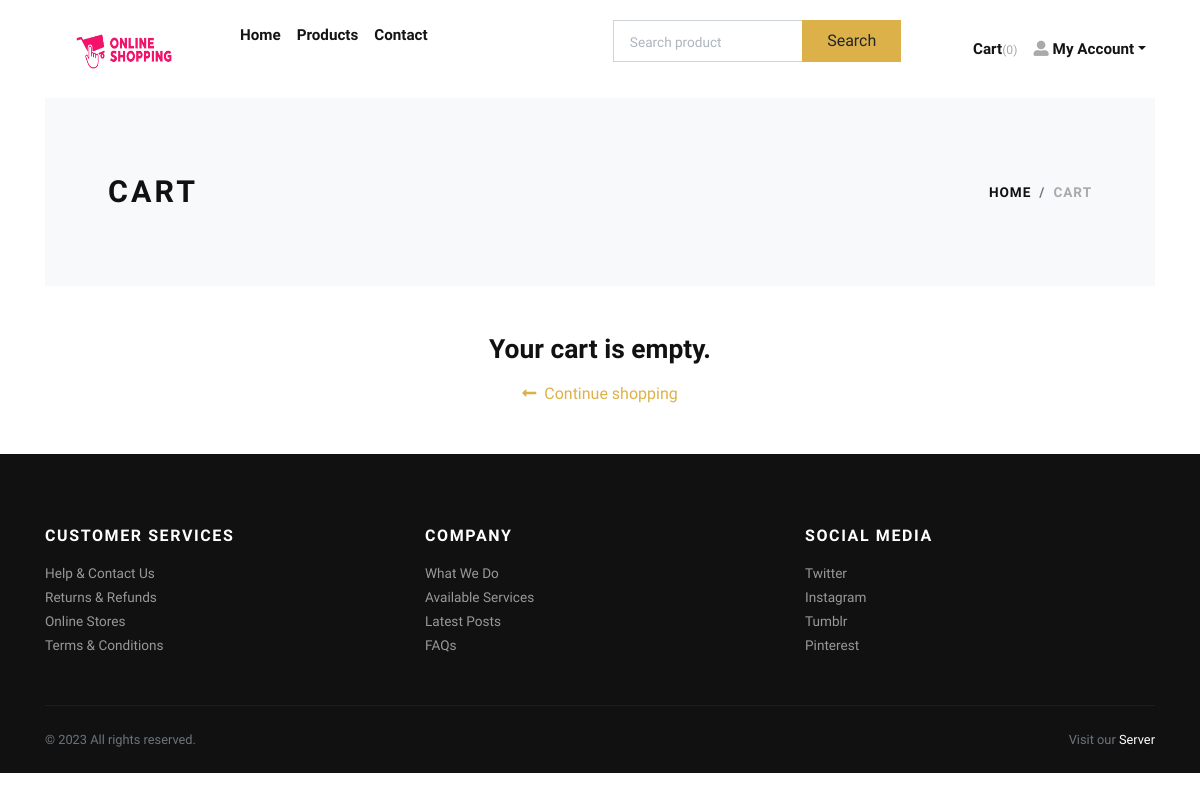
The page /cart/ (signed in) on the database as committed earlier.
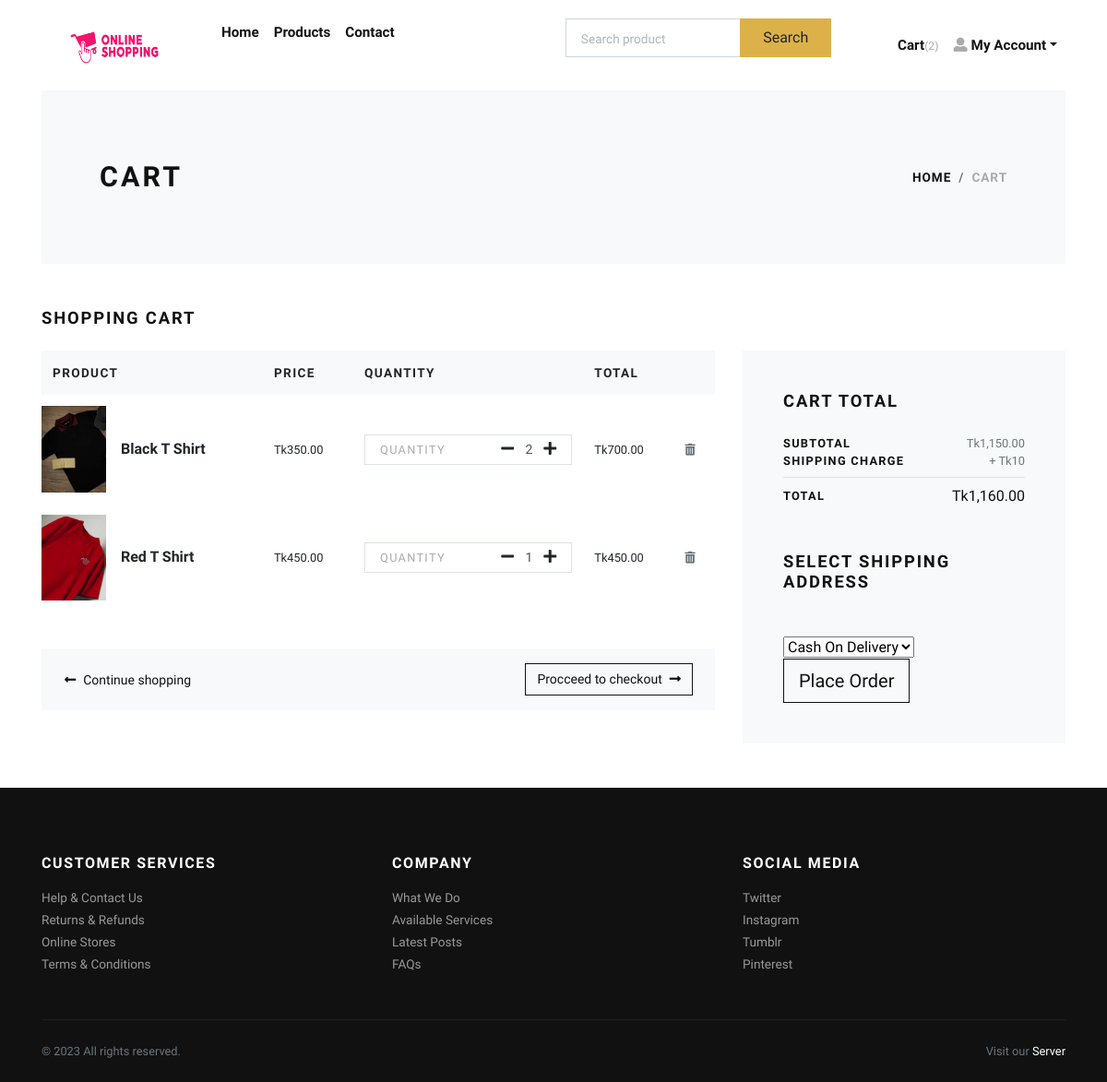
The same page on the database as committed later.
### store/models.py (models this page shows, shortened)
class Cart(models.Model):
    user = models.ForeignKey(
        User, verbose_name="User", related_name="carts", on_delete=models.CASCADE
    )
    product = models.ForeignKey(
        Product, verbose_name="Product", on_delete=models.CASCADE
    )
    quantity = models.PositiveIntegerField(default=1, verbose_name="Quantity")
    created_at = models.DateTimeField(auto_now_add=True, verbose_name="Created Date")
    updated_at = models.DateTimeField(auto_now=True, verbose_name="Updated Date")
    @property
    def total_price(self):
        return self.quantity * self.product.price

class Product(models.Model):
    title = models.CharField(max_length=150, verbose_name="Product Title")
    slug = models.SlugField(max_length=160, verbose_name="Product Slug")
    sku = models.CharField(
        max_length=255, unique=True, verbose_name="Unique Product ID (SKU)"
    )
    short_description = models.TextField(verbose_name="Short Description")
    detail_description = models.TextField(
        blank=True, null=True, verbose_name="Detail Description"
    )
    product_image = models.ImageField(
        upload_to="product", blank=True, null=True, verbose_name="Product Image"
    )
    price = models.DecimalField(max_digits=8, decimal_places=2)
    category = models.ForeignKey(
        Category, verbose_name="Product Categoy", on_delete=models.CASCADE
    )
    is_active = models.BooleanField(verbose_name="Is Active?")
    is_featured = models.BooleanField(verbose_name="Is Featured?")
    created_at = models.DateTimeField(auto_now_add=True, verbose_name="Created Date")
    updated_at = models.DateTimeField(auto_now=True, verbose_name="Updated Date")
    class Meta:
        verbose_name_plural = "Products"
        ordering = ("-created_at",)

### store/views.py (the view)
# urls.py: path('cart/', views.cart, name="cart"),
@login_required
def cart(request):
    user = request.user
    cart_products = Cart.objects.filter(user=user)
    amount = decimal.Decimal(0)
    shipping_amount = decimal.Decimal(10)
    cp = [p for p in Cart.objects.all() if p.user == user]
    if cp:
        for p in cp:
            temp_amount = p.quantity * p.product.price
            amount += temp_amount
    addresses = Address.objects.filter(user=user)
    context = {
        "cart_products": cart_products,
        "amount": amount,
        "shipping_amount": shipping_amount,
        "total_amount": amount + shipping_amount,
        "addresses": addresses,
    }
    return render(request, "store/cart.html", context)

### templates/store/cart.html (shortened to what this page needs)
{% extends 'base.html' %}
{% load static %}
{% load humanize %}
    {% block content %}
      <div class="container">
        <section class="py-5 bg-light">
          <div class="container">
            <div class="row px-4 px-lg-5 py-lg-4 align-items-center">
              <div class="col-lg-6">
                <h1 class="h2 text-uppercase mb-0">Cart</h1>
              </div>
              <div class="col-lg-6 text-lg-right">
                <nav aria-label="breadcrumb">
                  <ol class="breadcrumb justify-content-lg-end mb-0 px-0">
                    <li class="breadcrumb-item"><a href="index.html">Home</a></li>
                    <li class="breadcrumb-item active" aria-current="page">Cart</li>
                  </ol>
                </nav>
              </div>
            </div>
          </div>
        </section>
        {% if cart_products %}
        <section class="py-5 cart_section">
          <h2 class="h5 text-uppercase mb-4">Shopping cart</h2>
          <div class="row">
            <div class="col-lg-8 mb-4 mb-lg-0">
              <div class="table-responsive mb-4">
                <table class="table">
                  <thead class="bg-light">
                    <tr>
                      <th class="border-0" scope="col"> <strong class="text-small text-uppercase">Product</strong></th>
                      <th class="border-0" scope="col"> <strong class="text-small text-uppercase">Price</strong></th>
                      <th class="border-0" scope="col"> <strong class="text-small text-uppercase">Quantity</strong></th>
                      <th class="border-0" scope="col"> <strong class="text-small text-uppercase">Total</strong></th>
                      <th class="border-0" scope="col"> </th>
                    </tr>
                  </thead>
                  <tbody>
                    {% for cart_product in cart_products %}
                    <tr class="cart_product{{cart_product.id}} cart_count">
                      <th class="pl-0 border-0" scope="row">
                        <div class="media align-items-center">
                          {% if cart_product.product.product_image %}
                            <a class="reset-anchor d-block animsition-link" href="{% url 'store:product-detail' cart_product.product.slug %}"><img src="{{cart_product.product.product_image.url}}" alt="{{cart_product.product.title}}" width="70"/></a>
                          {% else %}
                            <a class="reset-anchor d-block animsition-link" href="{% url 'store:product-detail' cart_product.product.slug %}"><img src="{% static 'img/product-detail-3.jpg' %}" alt="{{cart_product.product.title}}" width="70"/></a>
                          {% endif %}
                          <div class="media-body ml-3"><strong class="h6"><a class="reset-anchor animsition-link" href="{% url 'store:product-detail' cart_product.product.slug %}">{{cart_product.product.title}}</a></strong></div>
                        </div>
                      </th>
                      <td class="align-middle border-0">
                        <p class="mb-0 small">Tk{{cart_product.product.price}}</p>
                      </td>
                      <td class="align-middle border-0">
                        <div class="border d-flex align-items-center justify-content-between px-3"><span class="small text-uppercase text-gray headings-font-family">Quantity</span>
                          <div class="quantity">
                            <a class="dec-btn p-0 ml-2 minus-btn in_dec_btn" data-cart-id="{{ cart_product.id }}" >
                              <i class="fas fa-minus"></i>
                            </a>
                            <input class="form-control form-control-sm border-0 shadow-0 p-0 item-quantity" id="quantity-{{ cart_product.id }}" type="text" value="{{cart_product.quantity}}"/>
                            <a class="inc-btn p-0 plus-btn in_dec_btn" data-cart-id="{{ cart_product.id }}">
                              <i class="fas fa-plus"></i>
                            </a>
                          </div>
                        </div>
                      </td>
                      <td class="align-middle border-0">
                        <p class="mb-0 small total_item_price{{cart_product.id}}">Tk{{cart_product.total_price|intcomma}}</p>
                      </td>
                      <td class="align-middle border-0"><a class="reset-anchor" href="{% url 'store:remove-cart' cart_product.id %}"><i class="fas fa-trash-alt small text-muted"></i></a></td>
                    </tr>
                    {% endfor %}
                  </tbody>
                </table>
              </div>
              <div class="bg-light px-4 py-3">
                <div class="row align-items-center text-center">
                  <div class="col-md-6 mb-3 mb-md-0 text-md-left"><a class="btn btn-link p-0 text-dark btn-sm" href="{% url 'store:home' %}"><i class="fas fa-long-arrow-alt-left mr-2"> </i>Continue shopping</a></div>
                  <div class="col-md-6 text-md-right"><a class="btn btn-outline-dark btn-sm" href="{% url 'store:checkout' %}">Procceed to checkout<i class="fas fa-long-arrow-alt-right ml-2"></i></a></div>
                </div>
              </div>
            </div>
            <div class="col-lg-4">
              <div class="card border-0 rounded-0 p-lg-4 bg-light">
                <div class="card-body">
                  <h5 class="text-uppercase mb-4">Cart total</h5>
                  <ul class="list-unstyled mb-0">
                    <li class="d-flex align-items-center justify-content-between"><strong class="text-uppercase small font-weight-bold">Subtotal</strong><span class="text-muted small subtotal">Tk{{amount|intcomma}}</span></li>
                    <li class="d-flex align-items-center justify-content-between"><strong class="text-uppercase small font-weight-bold">Shipping Charge</strong><span class="text-muted small">+ Tk{{shipping_amount}}</span></li>
                    <li class="border-bottom my-2"></li>
                    <li class="d-flex align-items-center justify-content-between mb-4"><strong class="text-uppercase small font-weight-bold">Total</strong><span class="total_price_with_shipping">Tk{{total_amount|intcomma}}</span></li>
                  </ul>
                  <h5 class="text-uppercase my-5">Select Shipping Address</h5>
                  <form action="{% url 'store:checkout' %}" id="myform">
                    <select name="paymenttype">
                      <option value="cash">Cash On Delivery</option>
                    </select>
                    <button type="submit" class="btn btn-dark btn-lg btn-outline-dark" type="submit"> Place Order</button>
                  </form>
                </div>
              </div>
            </div>
          </div>
        </section>
        {% else %}
          <div class="text-center py-5">
            <h3 class="mb-3">Your cart is empty.</h3>
            <a href="{% url 'store:home' %}"><i class="fas fa-long-arrow-alt-left mr-2"> </i>Continue shopping</a>
          </div>
        {% endif %}
      </div>
      {% endblock content %}

### templates/base.html (shortened to what this page needs)
{% load static %}
<!DOCTYPE html>
<html>
  <head>
    <link rel="stylesheet" href="{% static 'vendor/bootstrap/css/bootstrap.min.css' %}">
    <link rel="stylesheet" href="{% static 'vendor/lightbox2/css/lightbox.min.css' %}">
    <link rel="stylesheet" href="{% static 'vendor/nouislider/nouislider.min.css' %}">
    <link rel="stylesheet" href="{% static 'vendor/bootstrap-select/css/bootstrap-select.min.css' %}">
    <link rel="stylesheet" href="{% static 'vendor/owl.carousel2/assets/owl.carousel.min.css' %}">
    <link rel="stylesheet" href="{% static 'vendor/owl.carousel2/assets/owl.theme.default.css' %}">
    <link rel="stylesheet" href="{% static 'css/style.default.css' %}" id="theme-stylesheet">
    <link rel="stylesheet" href="{% static 'css/custom.css' %}">
      </head>
  <body>
    <div class="page-holder">
      {% include 'navbar.html' %}
      {% block content %}
      {% endblock content %}
      {% include 'footer.html' %}
      {% include 'scripts.html' %}

### templates/navbar.html (shortened to what this page needs)
{% load static %}
      <header class="header bg-white">
        <div class="container px-0 px-lg-3">
          <nav class="navbar navbar-expand-lg navbar-light py-3 px-lg-0"><a class="navbar-brand" href="{% url 'store:home' %}"></a>
            <div class="collapse navbar-collapse" id="navbarSupportedContent">
              <ul class="navbar-nav mr-auto">
                <li class="nav-item">
                  <a class="nav-link" href="{% url 'store:home' %}" style="font-size: 20px; margin-right: 40px;">
                      <img src="{% static 'img/shopping.jpg' %}" alt="Shopping" style="vertical-align: middle; margin-left: 10px; width: 120px; height: 50px;">
                  </a>
              </li>
                <li class="nav-item">
                  <a class="nav-link" href="{% url 'store:home' %}">Home</a>
                </li>
                <li class="nav-item">
                  <a class="nav-link" href="{% url 'store:all_products' %}">Products</a>
                </li>
                <li class="nav-item">
                  <a class="nav-link" href="#footer">Contact</a>
                </li>
                <div class="col-lg-9 order-1 order-lg-2 mb-5 mb-lg-0">
                </ul>
                <div class="row mb-3 align-items-center"> </ul>
                  <div class="col-lg-10 mb-2 mb-lg-0">
                    <form method="GET" action="{% url 'store:all_products' %}">
                      <div class="input-group">
                        <input class="form-control form-control-lg py-3" type="text" placeholder="Search product" name="search">
                        <div class="input-group-append">
                          <button class="btn btn-primary" type="submit">Search</button>
                        </div>
                      </div>
                    </form>
                  </div>
                </div>
              </div>
              <ul class="navbar-nav ml-auto">
                {% if request.user.is_authenticated %}
                  <li class="nav-item">
                      <a class="nav-link" href="{% url 'store:cart' %}">
                          Cart<small class="text-gray cart_of_user">({{cart_items.count}})</small>
                      </a>
                  </li>
                  <li class="nav-item dropdown"><a class="nav-link dropdown-toggle" id="pagesDropdown" href="#" data-toggle="dropdown" aria-haspopup="true" aria-expanded="false"><i class="fas fa-user-alt mr-1 text-gray"></i>My Account</a></a>
                </li>
                {% else %}
                  <li class="nav-item"><a class="nav-link" href="{% url 'store:login' %}">Login</a></li>
                  <li class="nav-item"><a class="nav-link" href="{% url 'store:register' %}">Create Account</a></li>
                {% endif %}
              </ul>
            </div>
        </div>

### templates/footer.html
<footer id="footer" class="bg-dark text-white">
        <div class="container py-4">
          <div class="row py-5">
            <div class="col-md-4 mb-3 mb-md-0">
              <h6 class="text-uppercase mb-3">Customer services</h6>
              <ul class="list-unstyled mb-0">
                <li><a class="footer-link" href="#">Help &amp; Contact Us</a></li>
                <li><a class="footer-link" href="#">Returns &amp; Refunds</a></li>
                <li><a class="footer-link" href="#">Online Stores</a></li>
                <li><a class="footer-link" href="#">Terms &amp; Conditions</a></li>
              </ul>
            </div>
            <div class="col-md-4 mb-3 mb-md-0">
              <h6 class="text-uppercase mb-3">Company</h6>
              <ul class="list-unstyled mb-0">
                <li><a class="footer-link" href="#">What We Do</a></li>
                <li><a class="footer-link" href="#">Available Services</a></li>
                <li><a class="footer-link" href="#">Latest Posts</a></li>
                <li><a class="footer-link" href="#">FAQs</a></li>
              </ul>
            </div>
            <div class="col-md-4">
              <h6 class="text-uppercase mb-3">Social media</h6>
              <ul class="list-unstyled mb-0">
                <li><a class="footer-link" href="#">Twitter</a></li>
                <li><a class="footer-link" href="#">Instagram</a></li>
                <li><a class="footer-link" href="#">Tumblr</a></li>
                <li><a class="footer-link" href="#">Pinterest</a></li>
              </ul>
            </div>
          </div>
          <div class="border-top pt-4" style="border-color: #1d1d1d !important">
            <div class="row">
              <div class="col-lg-6">
                <p class="small text-muted mb-0">&copy; 2023 All rights reserved.</p>
              </div>
              <div class="col-lg-6 text-lg-right">
                <p class="small text-muted mb-0">Visit our <a class="text-white reset-anchor" href="http://127.0.0.1:8000/admin/" target="_blank">Server</a></p>
              </div>
            </div>
          </div>
        </div>
      </footer>

### templates/scripts.html (shortened to what this page needs)
{% load static %}
      <link rel="stylesheet" href="https://use.fontawesome.com/releases/v5.7.1/css/all.css">
  </body>
</html>

Rows that differ between the two databases and show on the page:
added Cart: product.product_image (picture), product "Black T Shirt", product.price "350.00", quantity "2", total_price "700.00"
added Cart: product.product_image (picture), product "Red T Shirt", product.price "450.00", quantity "1", total_price "450.00"
Other text that changed with them:
{{ cart_items.count }}: "0" → "2"
{{ amount|intcomma }}: (not shown) → "1,150.00"
{{ shipping_amount }}: (not shown) → "10"
{{ total_amount|intcomma }}: (not shown) → "1,160.00"
form field paymenttype: (not shown) → "Cash On Delivery"
text no longer shown: "Your cart is empty."
text now shown: "SHOPPING CART PRODUCT PRICE QUANTITY TOTAL Procceed to checkout CART TOTAL SUBTOTAL Tk SHIPPING CHARGE + Tk TOTAL Tk SELECT SHIPPING ADDRESS Place Order"
